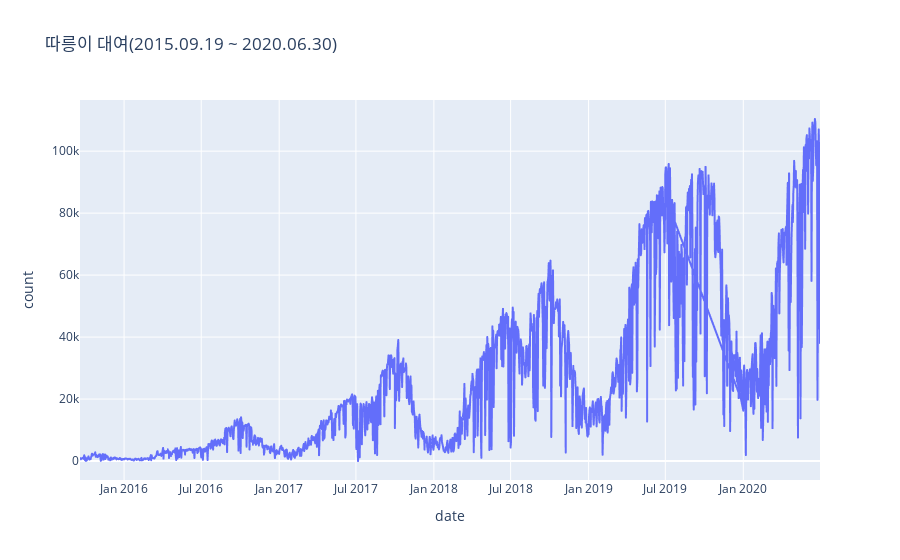

Write notebook code for a chart like this one.
### Code cell
plot_line(in_total, '따릉이 대여(2015.09.19 ~ 2020.06.30)')

### Figure 1 — Plotly figure (JSON) as saved in the notebook; plotly's stock layout.template omitted (floating-point values rounded to 4 significant figures; data arrays with more than 128 entries replaced by an {"elided": "..."} marker saying what was removed)
{"data": [{"hovertemplate": "date=%{x}<br>count=%{y}<extra></extra>", "legendgroup": "", "line": {"color": "#636efa", "dash": "solid"}, "mode": "lines", "name": "", "showlegend": false, "type": "scattergl", "x": {"elided": "1894 str values"}, "xaxis": "x", "y": {"elided": "1894 mixed values"}, "yaxis": "y"}], "layout": {"legend": {"tracegroupgap": 0}, "title": {"text": "따릉이 대여(2015.09.19 ~ 2020.06.30)"}, "xaxis": {"anchor": "y", "domain": [0, 1], "title": {"text": "date"}}, "yaxis": {"anchor": "x", "domain": [0, 1], "title": {"text": "count"}}}}
